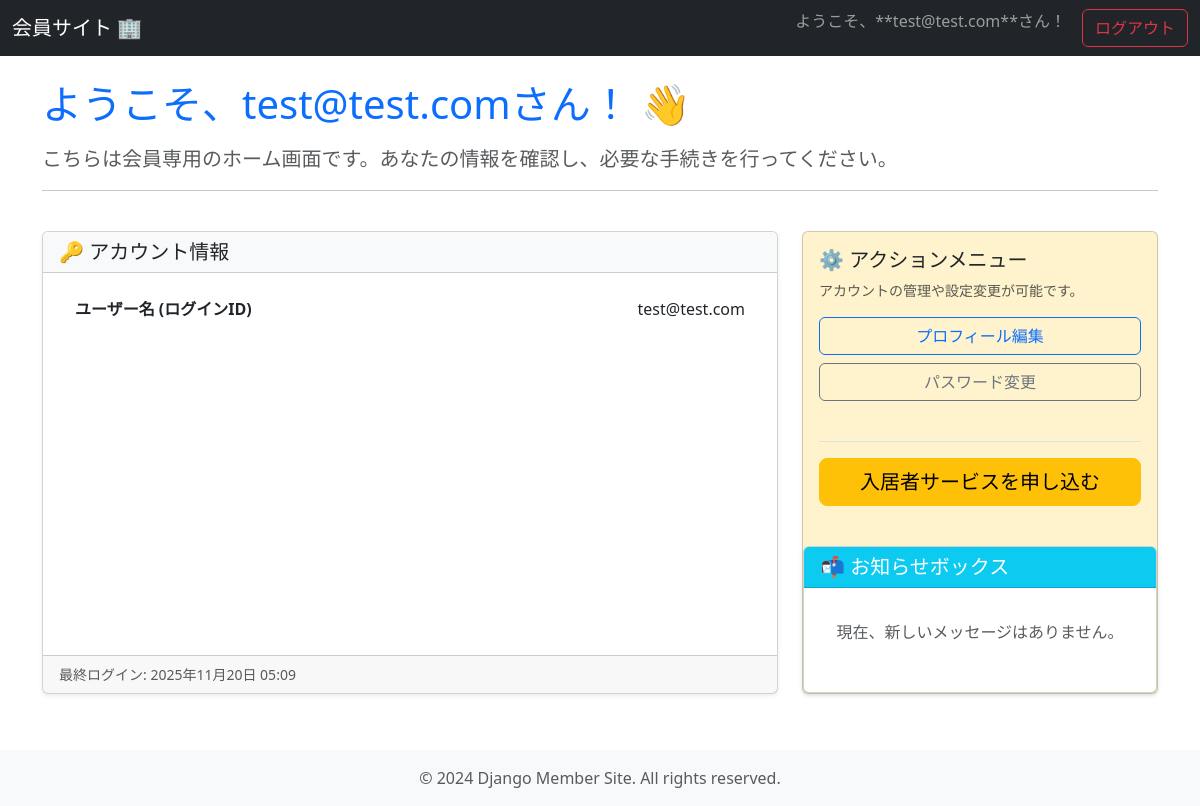
Before: /accounts/profile/ (signed in) with the older database file.
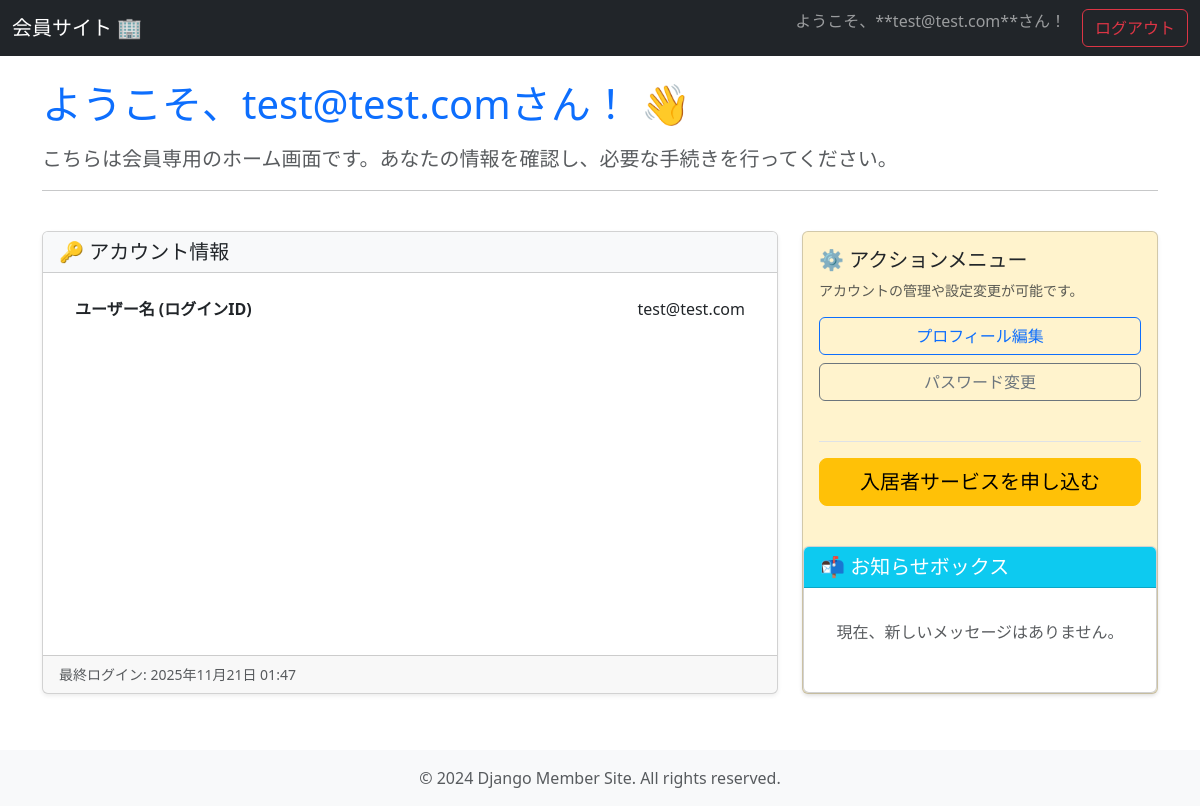
After: the same page with the newer database file.
### accounts/models.py (models this page shows)
class CustomUser(AbstractUser):
    birthday = models.DateField(
        max_length=100,
        verbose_name='誕生日',
        blank=True, # データベースで必須にしない場合
        null=True
    )

### accounts/views.py (the view)
# urls.py: path('profile/', home_view, name='home'),
@login_required
def home_view(request):
    context = {}
    contractor_info = get_contractor_info_by_username(request.user.username)
    if contractor_info:
        context['contractor_info'] = contractor_info
    messages_list = get_contractor_messages(request.user.username)
    context['messages_list'] = messages_list
    payment_status = request.GET.get('payment')
    if payment_status == 'success':
        sf_updated = update_contractor_payment_status(request.user.username)
        if sf_updated:
            messages.success(request, '決済が完了し、入居サービスの利用が開始されました！')
        else:
            messages.warning(request, '決済は完了しましたが、システム連携に遅延が発生しています。管理者に連絡してください。')
    elif payment_status == 'cancelled':
        messages.warning(request, '決済がキャンセルされました。')
    return render(request, 'accounts/home.html', context)

### accounts/salesforce.py (called while the page is built, shortened)
def get_auth_token():
    url = f"{settings.SF_INSTANCE_URL}/services/oauth2/token"
    if not all([settings.SF_USERNAME, settings.SF_PASSWORD, settings.SF_CLIENT_ID, settings.SF_CLIENT_SECRET]):
        return None, None

def get_contractor_info_by_username(username):
    token, instance_url = get_auth_token()
    if not token:
        return None

def get_contractor_messages(username):
    token, instance_url = get_auth_token()
    if not token: return []

### templates/accounts/home.html (shortened to what this page needs)
{% extends 'base.html' %}
{% block content %}
<div class="row mb-4">
    <div class="col-12">
        <h2 class="display-6 text-primary mb-3">ようこそ、{{ user.username }}さん！ 👋</h2>
        <p class="lead text-muted">こちらは会員専用のホーム画面です。あなたの情報を確認し、必要な手続きを行ってください。</p>
        <hr>
    </div>
</div>
<div class="row">
    <div class="col-lg-8 mb-4">
        <div class="card shadow-sm h-100">
            <div class="card-header bg-light">
                <h5 class="mb-0">🔑 アカウント情報</h5>
            </div>
            <div class="card-body">
                {% if user.is_authenticated %}
                <ul class="list-group list-group-flush">
                    <li class="list-group-item d-flex justify-content-between align-items-center">
                        <strong>ユーザー名 (ログインID)</strong>
                        <span>{{ user.username }}</span>
                    </li>
                </ul>
                {% endif %}
            </div>
            <div class="card-footer text-muted small">
                最終ログイン: {{ user.last_login|default:"N/A"|date:"Y年m月d日 H:i" }}
            </div>
        </div>
    </div>
    <div class="col-lg-4 mb-4">
        <div class="card shadow-sm bg-warning-subtle h-100">
            <div class="card-body d-flex flex-column justify-content-between">
                <div>
                    <h5 class="card-title">⚙️ アクションメニュー</h5>
                    <p class="card-text text-muted small">アカウントの管理や設定変更が可能です。</p>
                    <div class="d-grid gap-2 mb-3">
                        <a href="#" class="btn btn-outline-primary">プロフィール編集</a>
                        <a href="#" class="btn btn-outline-secondary">パスワード変更</a>
                    </div>
                </div>
                <div class="mt-4 pt-3 border-top">
                    <div class="d-grid">
                        <a href="{% url 'create_checkout_session' %}" class="btn btn-warning btn-lg">
                            入居者サービスを申し込む
                        </a>
                    </div>
                </div>
            </div>
            <div class="row mt-4">
                <div class="col-12">
                    <div class="card shadow-sm">
                        <div class="card-header bg-info text-white">
                            <h5 class="mb-0">📬 お知らせボックス</h5>
                        </div>
                        <div class="card-body">
                            {% if messages_list %}
                                <div class="list-group">
                                    {% for msg in messages_list %}
                                        <div class="list-group-item list-group-item-action">
                                            <div class="d-flex w-100 justify-content-between">
                                                <h6 class="mb-1 fw-bold">{{ msg.Subject__c }}</h6>
                                                <small class="text-muted">{{ msg.CreatedDate|slice:":10" }}</small>
                                            </div>
                                            <div class="mb-1 text-break rich-text-content">
                                                {{ msg.Body__c|safe }}
                                            </div>
                                        </div>
                                    {% endfor %}
                                </div>
                            {% else %}
                                <p class="text-muted text-center py-3">現在、新しいメッセージはありません。</p>
                            {% endif %}
                        </div>
                    </div>
                </div>
            </div>
        </div>
    </div>
</div>
{% endblock %}

### templates/base.html (shortened to what this page needs)
<!DOCTYPE html>
<html lang="ja">
<head>
    <link href="https://cdn.jsdelivr.net/npm/bootstrap@5.3.3/dist/css/bootstrap.min.css"
          rel="stylesheet"
>
</head>
<body>
    <header>
        <nav class="navbar navbar-expand-lg navbar-dark bg-dark fixed-top">
            <div class="container-fluid">
                <a class="navbar-brand" href="{% url 'home' %}">
                    会員サイト 🏢
                </a>
                <div class="collapse navbar-collapse" id="navbarNav">
                    <ul class="navbar-nav ms-auto">
                        {% if user.is_authenticated %}
                            <li class="nav-item">
                                <span class="navbar-text me-3">
                                    ようこそ、**{{ user.username }}**さん！
                                </span>
                            </li>
                            <li class="nav-item">
                                <form action="{% url 'logout' %}" method="post" class="d-inline">
                                    <button type="submit" class="btn btn-outline-danger">
                                        ログアウト
                                    </button>
                                </form>
                            </li>
                        {% endif %}
                    </ul>
                </div>
            </div>
        </nav>
    </header>
    <main class="container mt-4">
        {% block content %}
        {% endblock %}
    </main>
    <footer class="footer mt-auto py-3 bg-light">
        <div class="container text-center">
            <span class="text-muted">© 2024 Django Member Site. All rights reserved.</span>
        </div>
    </footer>
</body>
</html>

Changed rows visible on the page:
changed CustomUser "test@test.com": last_login "2025年11月20日 05:09" → "2025年11月21日 01:47"
